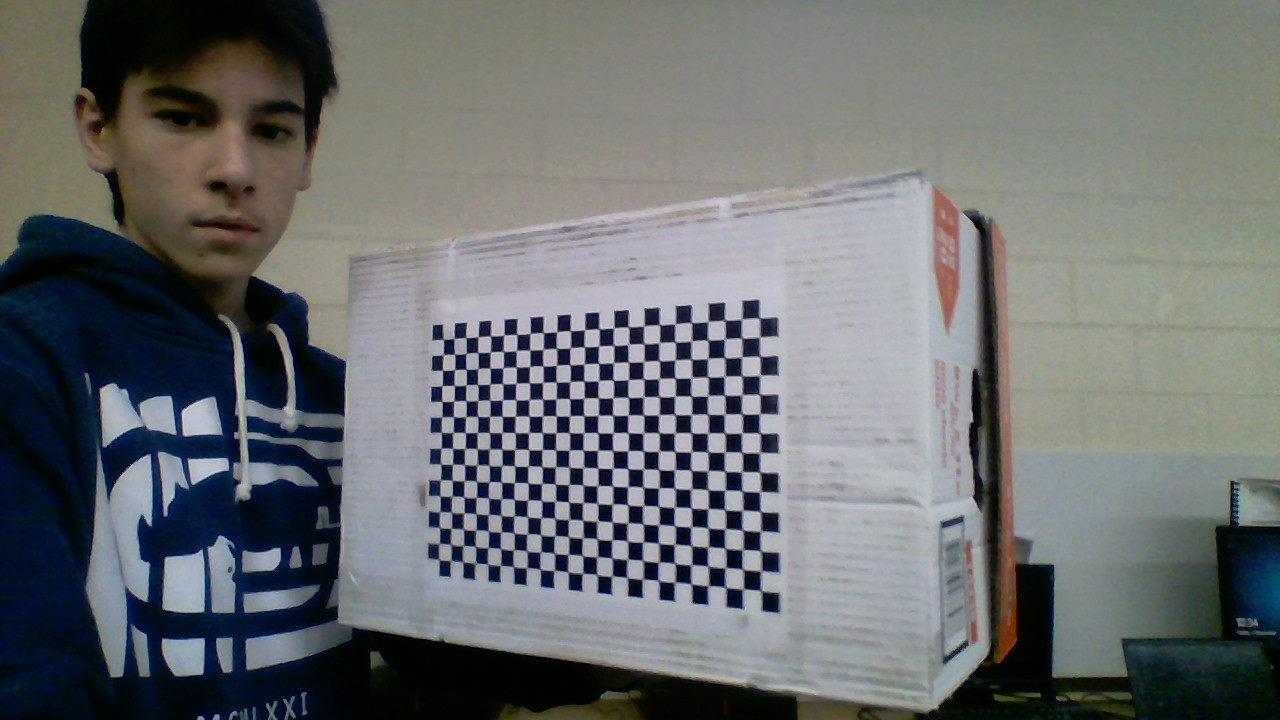
#> input picture images/calibration/calibration1.jpg, 1280 x 720 px; its folder holds only this picture in this run
$ python camera_calibration.py
#> lines starting #> are read from the running program, lines starting #| are printed output that depends on the picture; after the words box and inside, x2 and y2 are one past the last pixel; in counts of white or black regions, pixels touching at a corner belong together
#todo: find camera parameters (cx, cy, fx ,fy)

import numpy as np
import cv2 as cv
import glob


#Init Variables

chessboardSize = (23,15)
frameSize = (1280,720)


criteria = (cv.TERM_CRITERIA_EPS + cv.TERM_CRITERIA_MAX_ITER, 30, 0.001)


objp = np.zeros((chessboardSize[0] * chessboardSize[1], 3), np.float32)
objp[:,:2] = np.mgrid[0:chessboardSize[0],0:chessboardSize[1]].T.reshape(-1,2)

size_of_chessboard_squares_mm = 20
objp = objp * size_of_chessboard_squares_mm


# Arrays to store object points and image points from all the images
objpoints = [] # 3d point in real world space
imgpoints = [] # 2d points in image plane.


images = glob.glob('images\calibration\*.jpg')
print(images)
for image in images:

    img = cv.imread(image)
#> img is the input picture: shape (720, 1280, 3); mean B, G, R 110.7, 109.5, 106.3
    gray = cv.cvtColor(img, cv.COLOR_BGR2GRAY)
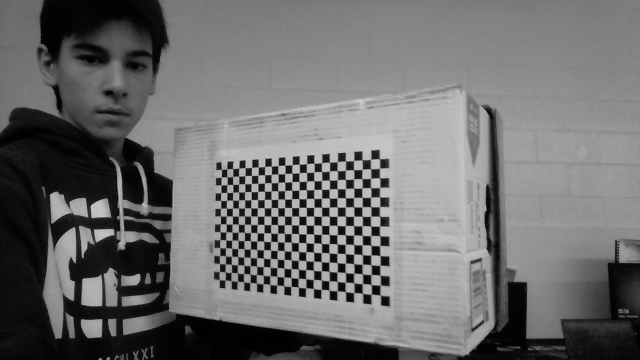
#> gray: shape (720, 1280) (shown at 1/2 size); min 0, max 214, mean 108.6
    cv.imshow('img', img)
    ret, corners = cv.findChessboardCorners(gray, chessboardSize, None)
#> ret = True; corners = 345 rows, first 8: [443, 339.4], [454.1, 338.4], [466.3, 337.5], [478, 336.6], [490.7, 336], [503.8, 334.9], [517.1, 333.9], [530.1, 333.6]
    if ret == True:

        objpoints.append(objp)
        corners2 = cv.cornerSubPix(gray, corners, (11,11), (-1,-1), criteria)
#> corners2 = 345 rows, first 8: [448.7, 339.1], [448.7, 339.1], [471.9, 337.4], [471.9, 337.4], [483.9, 335.9], [503.8, 335.2], [516.6, 334.4], [530.2, 333.5]
        imgpoints.append(corners)

        cv.drawChessboardCorners(img, chessboardSize, corners2, ret)
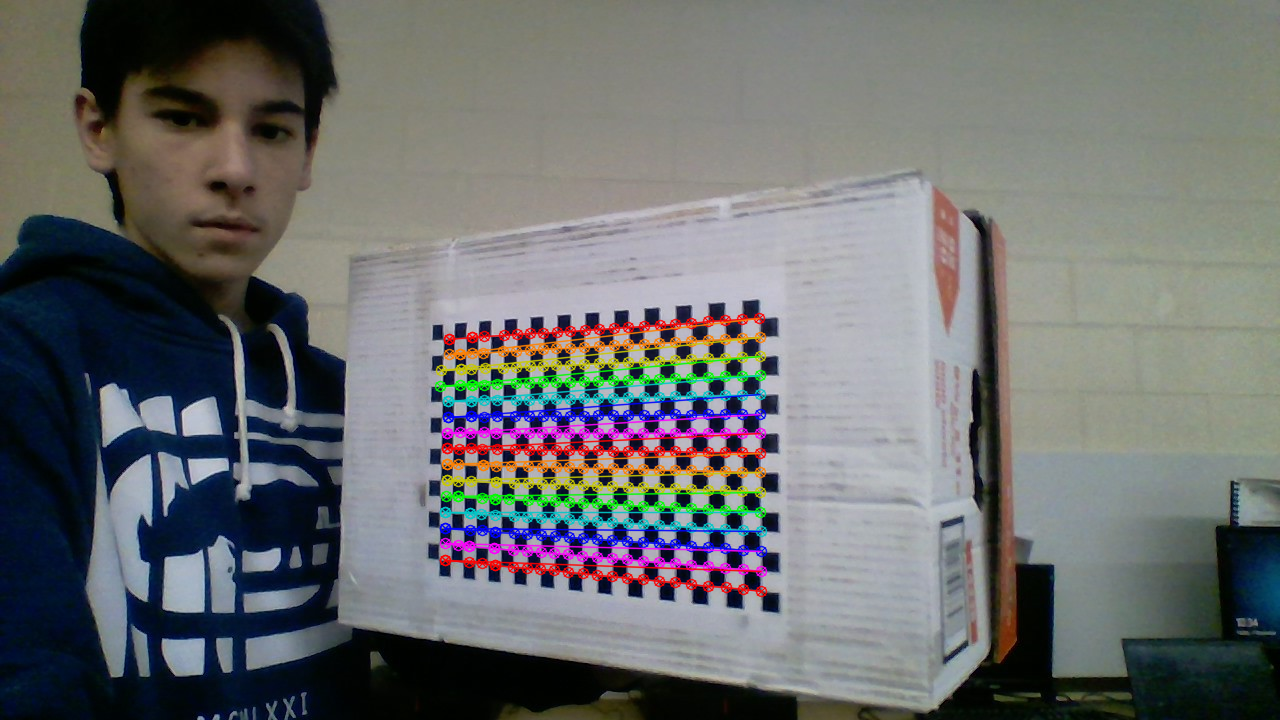
#> img: shape (720, 1280, 3); 5.26% of pixels changed, all inside (x1, y1, x2, y2) = (434, 312, 768, 598)
        cv.imshow('img', img)
        cv.waitKey(1000)


cv.destroyAllWindows()

# Calibration

print(objpoints, imgpoints)
#> (printed output is left out)

ret, cameraMatrix, dist, rvecs, tvecs = cv.calibrateCamera(objpoints, imgpoints, frameSize, None, None)
#> ret = 2.84; cameraMatrix = [[914.2, 0, 700.1], [0, 902.2, 437.3], [0, 0, 1]]; dist = [[-0.0146, 14.76, 0.0265, 0.0206, -167.8]]; rvecs = ([0.0186, 0.489, 0.00507],); tvecs = ([-327.4, -127.8, 1141.2],)


print("calibrated")

print("writing data to calibration_data/MultiMatrix.npz")
np.savez(
    "calibration_data/MultiMatrix",
    camMatrix=cameraMatrix,
    distCoef=dist,
    rVector=rvecs,
    tVector=tvecs,
)

print("-------------------------------------------")

print("loading data stored using numpy savez function\n \n \n")

data = np.load("calibration_data/MultiMatrix.npz")

camMatrix = data["camMatrix"]
distCof = data["distCoef"]
rVector = data["rVector"]
tVector = data["tVector"]

print(camMatrix)

print("loaded calibration data successfully")

$ run again, on images/calibration/calibration6.jpg
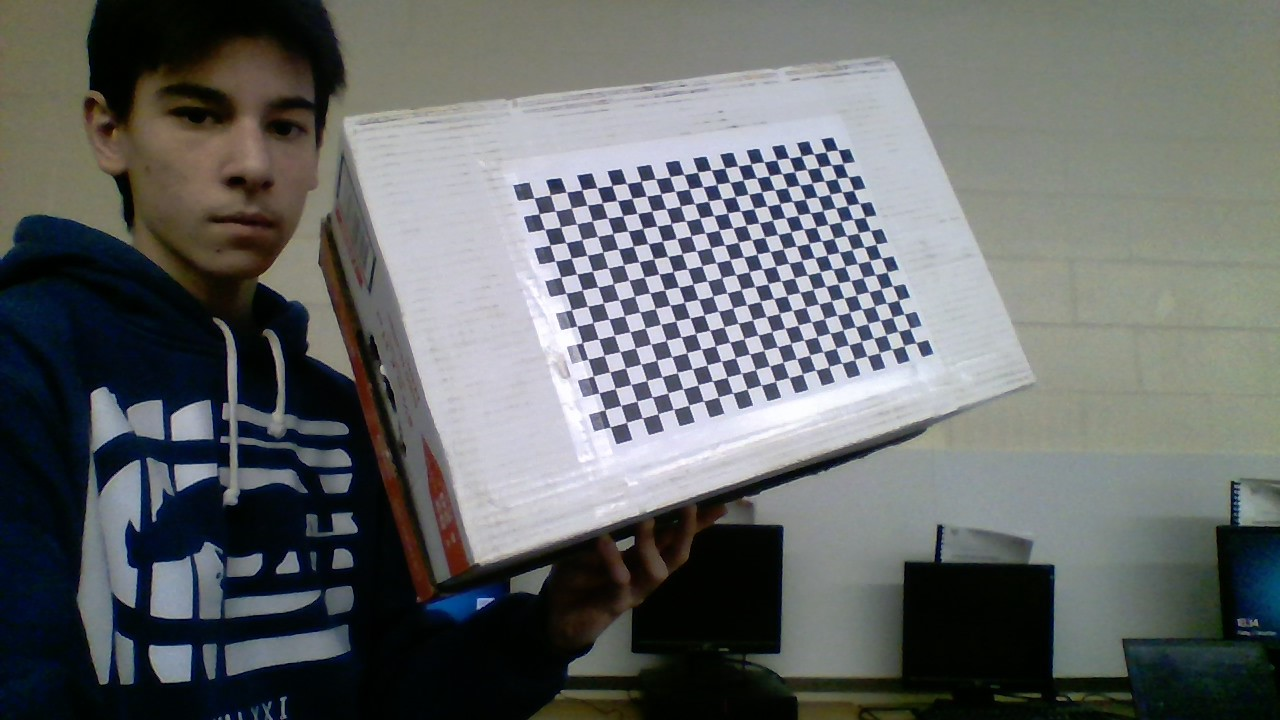
#> input picture images/calibration/calibration6.jpg, 1280 x 720 px
#> img is the input picture: shape (720, 1280, 3); mean B, G, R 104.3, 104.2, 101.1
#> `gray = cv.cvtColor(img, cv.COLOR_BGR2GRAY)`:
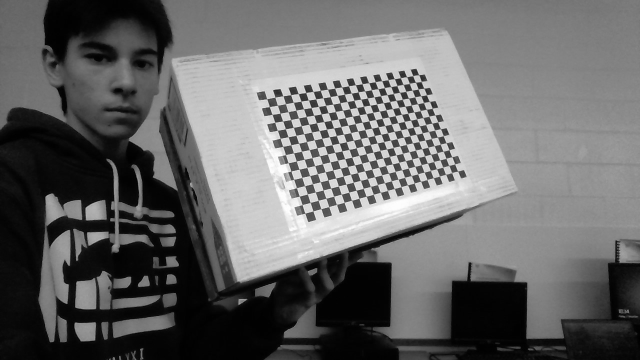
#> gray: shape (720, 1280) (shown at 1/2 size); min 0, max 255, mean 103.2
#> `ret, corners = cv.findChessboardCorners(gray, chessboardSize, None)`: ret = True; corners = 345 rows, first 8: [534.1, 198], [549.9, 195], [566.6, 192.3], [582, 190], [597.3, 187.9], [612, 185.5], [626.8, 183.8], [641, 181]
#> corners2 = 345 rows, first 8: [534.1, 198.1], [550.4, 194.7], [566.4, 192.1], [582.1, 189.7], [597, 187.6], [612.4, 185.4], [626.7, 183.4], [640.7, 181.3]
#> `cv.drawChessboardCorners(img, chessboardSize, corners2, ret)`:
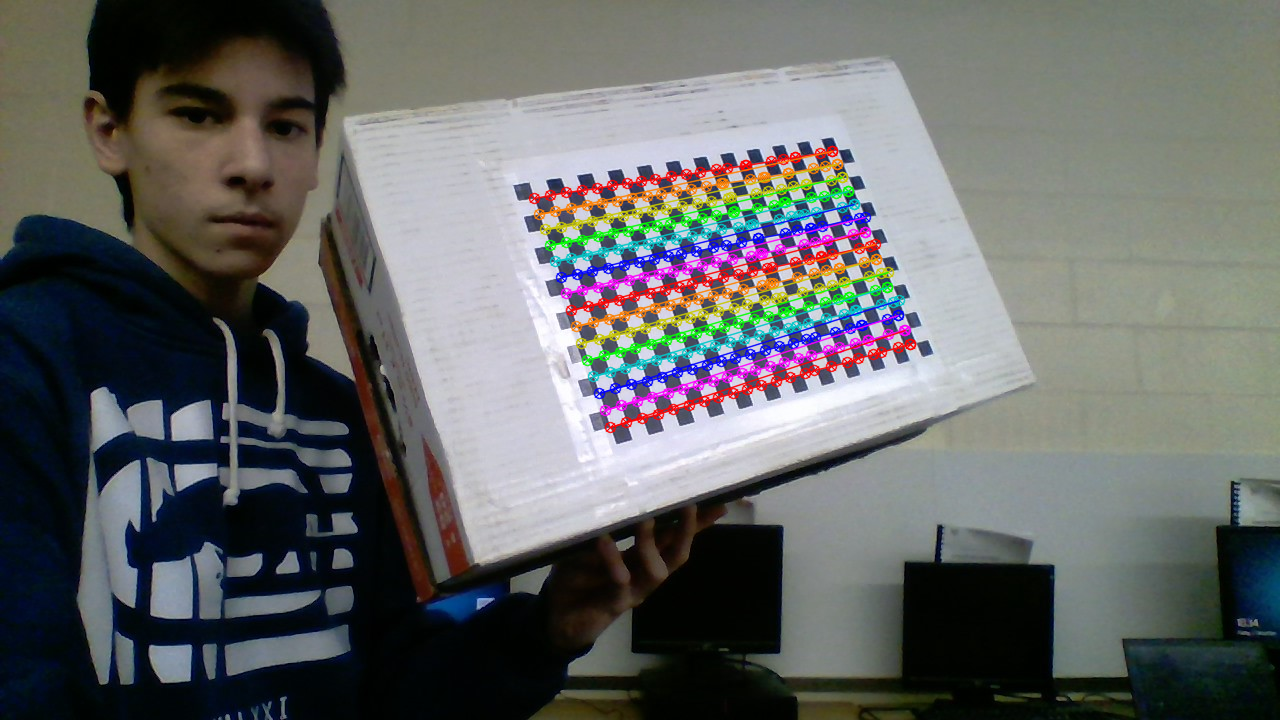
#> img: shape (720, 1280, 3); 4.96% of pixels changed, all inside (x1, y1, x2, y2) = (528, 145, 917, 434)
#> (printed output is left out)
#> `ret, cameraMatrix, dist, rvecs, tvecs = cv.calibrateCamera(objpoints, ..`: ret = 3.55; cameraMatrix = [[747.1, 0, 580.4], [0, 729.4, 360.7], [0, 0, 1]]; dist = [[-0.161, 5.16, -0.00564, -0.00727, -21.32]]; rvecs = ([-0.234, -0.347, -0.27],); tvecs = ([-52.28, -189.2, 850],)
